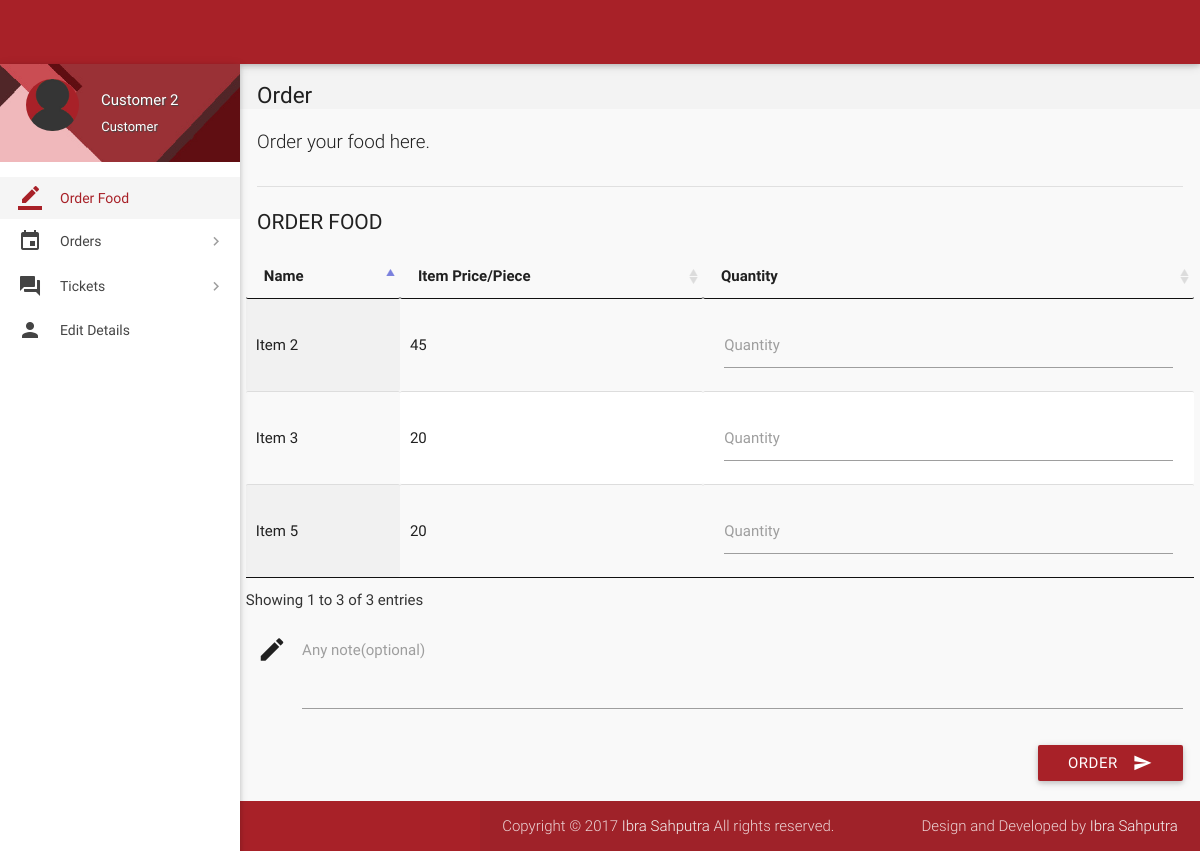
Screenshot of /index.php (signed in) with the database file from the repository.
### tables this page shows
CREATE TABLE `items` (
  `id` int(11) NOT NULL,
  `name` varchar(20) NOT NULL,
  `price` int(11) NOT NULL,
  `deleted` tinyint(4) NOT NULL DEFAULT '0'
);

### includes/connect.php (called while the page is built, shortened)
<?php
$name = $_SESSION['name'];
$role = $_SESSION['role'];
?>

### index.php (the view, shortened to what this page needs)
<?php
include 'includes/connect.php';
	if($_SESSION['customer_sid']==session_id())
	{
		?>
<!DOCTYPE html>
<html lang="en">
<head>
  <link href="css/materialize.min.css" type="text/css" rel="stylesheet" media="screen,projection">
  <link href="css/style.min.css" type="text/css" rel="stylesheet" media="screen,projection">
  <link href="css/custom/custom.min.css" type="text/css" rel="stylesheet" media="screen,projection">
  <link href="js/plugins/perfect-scrollbar/perfect-scrollbar.css" type="text/css" rel="stylesheet" media="screen,projection">
  <link href="js/plugins/data-tables/css/jquery.dataTables.min.css" type="text/css" rel="stylesheet" media="screen,projection">
</head>
<body>
  <header id="header" class="page-topbar">
        <div class="navbar-fixed">
            <nav class="navbar-color">
                <div class="nav-wrapper">
                </div>
            </nav>
        </div>
  </header>
  <div id="main">
    <div class="wrapper">
      <aside id="left-sidebar-nav">
        <ul id="slide-out" class="side-nav fixed leftside-navigation">
            <li class="user-details cyan darken-2">
            <div class="row">
                <div class="col col s4 m4 l4">
                    <img src="images/avatar.jpg" alt="" class="circle responsive-img valign profile-image">
                </div>
                <div class="col col s8 m8 l8">
                    <a class="btn-flat dropdown-button waves-effect waves-light white-text profile-btn" href="#" data-activates="profile-dropdown"><?php echo $name;?> <i class="mdi-navigation-arrow-drop-down right"></i></a>
                    <p class="user-roal"><?php echo $role;?></p>
                </div>
            </div>
            </li>
            <li class="bold active"><a href="index.php" class="waves-effect waves-cyan"><i class="mdi-editor-border-color"></i> Order Food</a>
            </li>
                <li class="no-padding">
                    <ul class="collapsible collapsible-accordion">
                        <li class="bold"><a class="collapsible-header waves-effect waves-cyan"><i class="mdi-editor-insert-invitation"></i> Orders</a>
                        </li>
                    </ul>
                </li>
                <li class="no-padding">
                    <ul class="collapsible collapsible-accordion">
                        <li class="bold"><a class="collapsible-header waves-effect waves-cyan"><i class="mdi-action-question-answer"></i> Tickets</a>
                        </li>
                    </ul>
                </li>
            <li class="bold"><a href="details.php" class="waves-effect waves-cyan"><i class="mdi-social-person"></i> Edit Details</a>
            </li>
        </ul>
        </aside>
      <section id="content">
        <div id="breadcrumbs-wrapper">
          <div class="container">
            <div class="row">
              <div class="col s12 m12 l12">
                <h5 class="breadcrumbs-title">Order</h5>
              </div>
            </div>
          </div>
        </div>
        <div class="container">
          <p class="caption">Order your food here.</p>
          <div class="divider"></div>
		  <form class="formValidate" id="formValidate" method="post" action="place-order.php" novalidate="novalidate">
            <div class="row">
              <div class="col s12 m4 l3">
                <h4 class="header">Order Food</h4>
              </div>
              <div>
                  <table id="data-table-customer" class="responsive-table display" cellspacing="0">
                    <thead>
                      <tr>
                        <th>Name</th>
                        <th>Item Price/Piece</th>
                        <th>Quantity</th>
                      </tr>
                    </thead>
                    <tbody>
				<?php
				$result = mysqli_query($con, "SELECT * FROM items where not deleted;");
				while($row = mysqli_fetch_array($result))
				{
					echo '<tr><td>'.$row["name"].'</td><td>'.$row["price"].'</td>';
					echo '<td><div class="input-field col s12"><label for='.$row["id"].' class="">Quantity</label>';
					echo '<input id="'.$row["id"].'" name="'.$row['id'].'" type="text" data-error=".errorTxt'.$row["id"].'"><div class="errorTxt'.$row["id"].'"></div></td></tr>';
				}
				?>
                    </tbody>
</table>
              </div>
			  <div class="input-field col s12">
              <i class="mdi-editor-mode-edit prefix"></i>
              <textarea id="description" name="description" class="materialize-textarea"></textarea>
              <label for="description" class="">Any note(optional)</label>
			  </div>
			  <div>
			  <div class="input-field col s12">
                              <button class="btn cyan waves-effect waves-light right" type="submit" name="action">Order
                                <i class="mdi-content-send right"></i>
                              </button>
                            </div>
            </div>
			</form>
          </div>
        </div>
  </div>
  <footer class="page-footer">
    <div class="footer-copyright">
      <div class="container">
        <span>Copyright © 2017 <a class="grey-text text-lighten-4" href="#" target="_blank">Ibra Sahputra</a> All rights reserved.</span>
        <span class="right"> Design and Developed by <a class="grey-text text-lighten-4" href="#">Ibra Sahputra</a></span>
        </div>
    </div>
  </footer>
</body>
</html>
<?php
	}
?>

### rows the page displays
items: name "Item 2", price "45"
items: name "Item 3", price "20"
items: name "Item 5", price "20"

### other values shown
$name "Customer 2"
$role "Customer"
